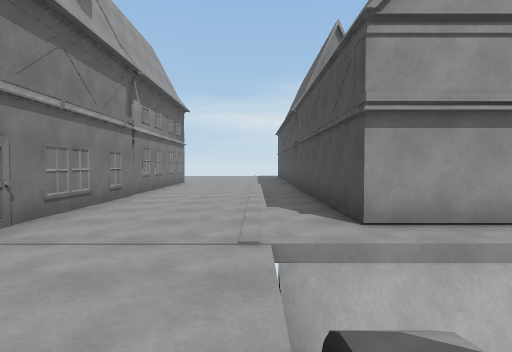
View 1 (above)

21 first-person views from a walk through a Unity game level. The camera is 1.5 m above the floor, tilts 2° down and sees 80° across. The floor is counted in squares, 2 m on a side. Each view is taken from the middle of a square. On the plan, view 1 faces up. The plan holds only what a view shows up to about 10 squares ahead; the rest is blank. The place goes on beyond the plan. The player character is not drawn.

View 2
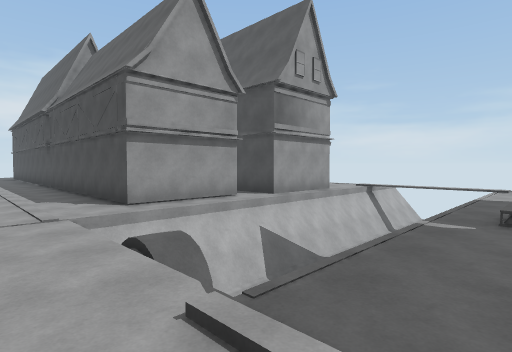

View 3
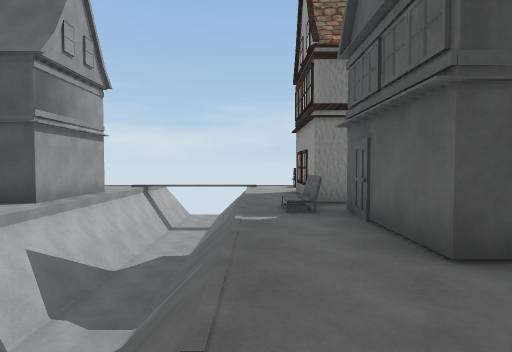

View 4
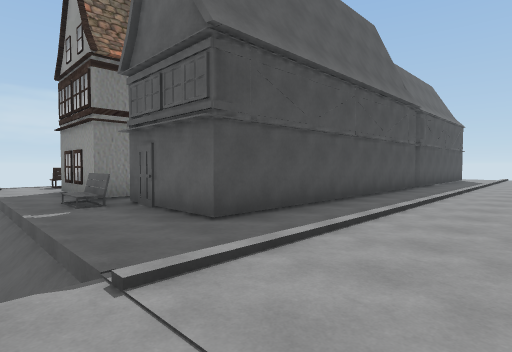

View 5
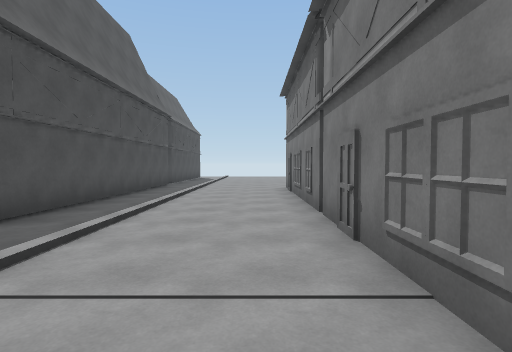

View 6
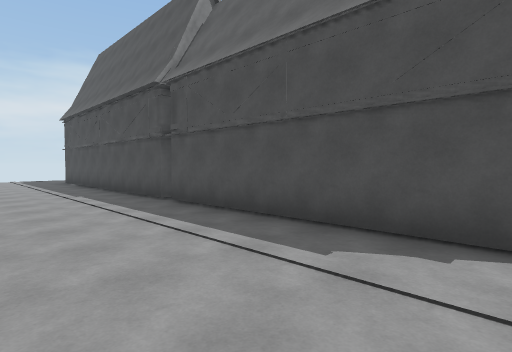

View 7
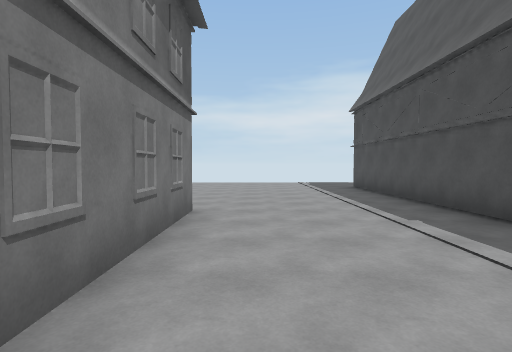

View 8
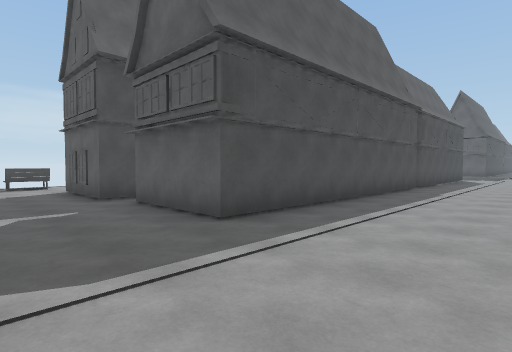

View 9
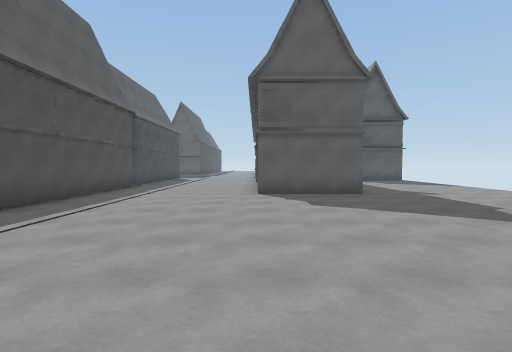

View 10
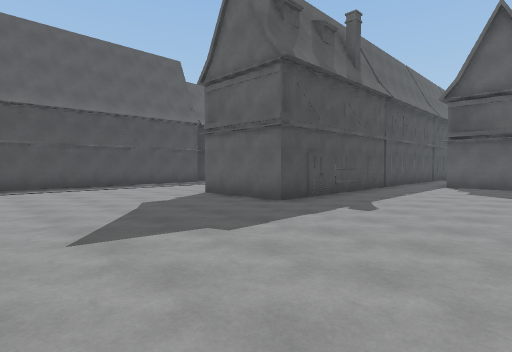

View 11
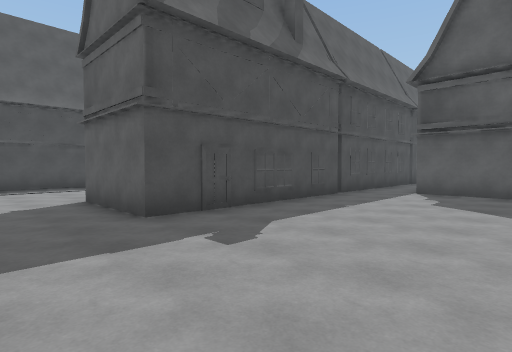

View 12
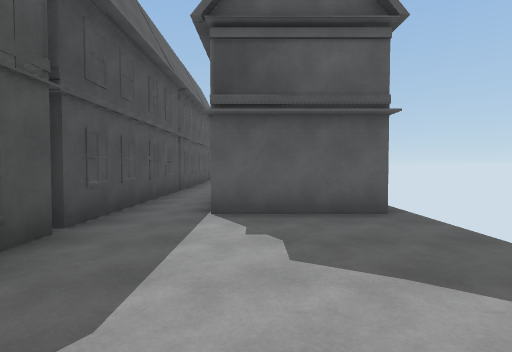

View 13
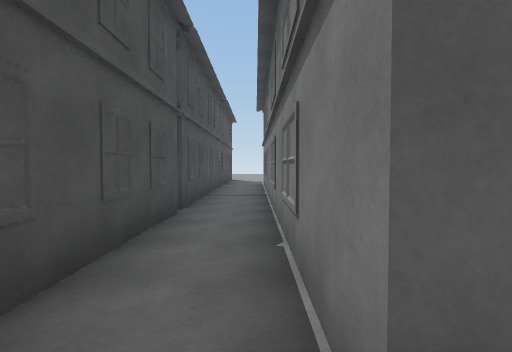

View 14
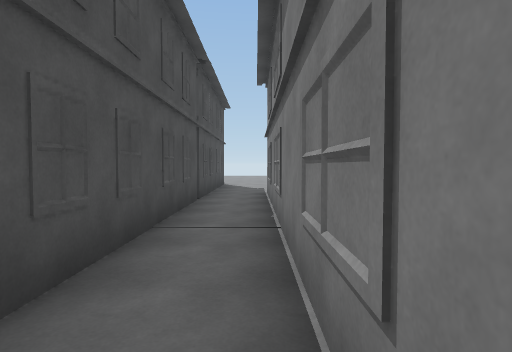

View 15
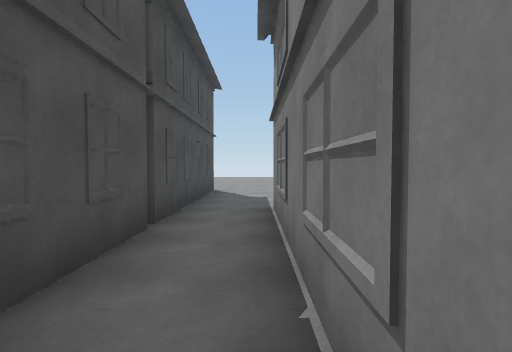

View 16
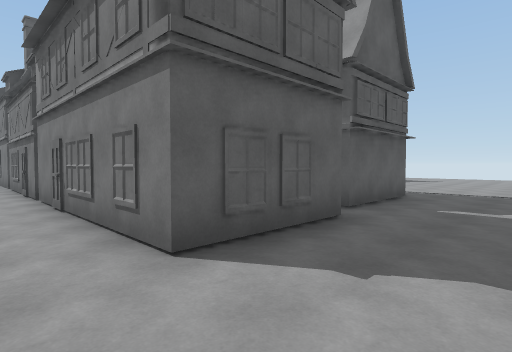

View 17
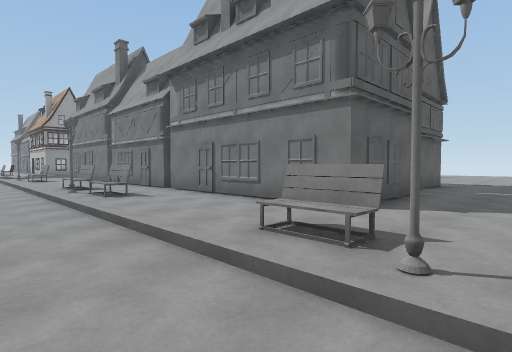

View 18
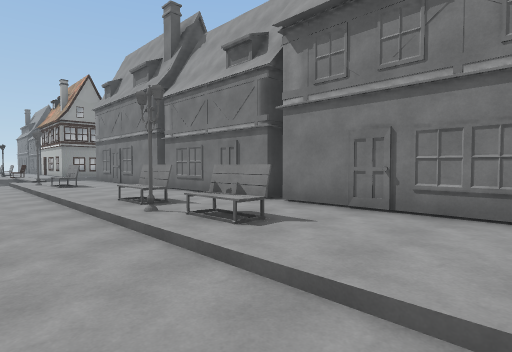

View 19
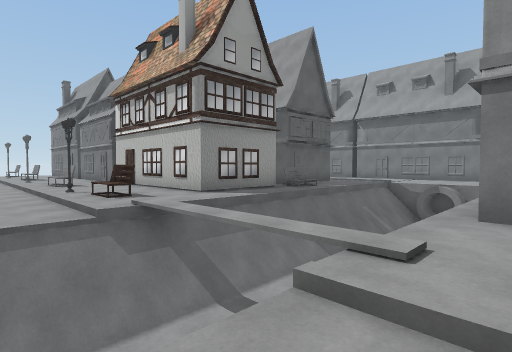

View 20
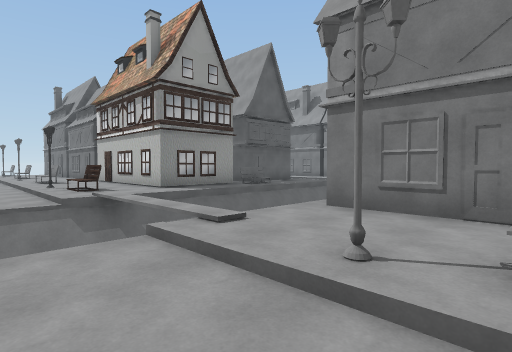

View 21
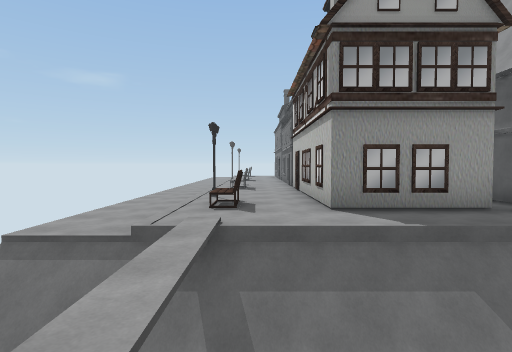

### Floor plan
Key: @ floor where view 1 was taken; # wall or solid block; . main floor; - floor 0.25 m lower than the main floor; _ floor 2.75 m lower than the main floor; / step, stairs or slope; = window, fence, low wall or low ledge; v drop or lower ground.
Columns run from 10 left of view 1 to 12 right of it. Each row starts with its distance up from view 1.
 21        ..............--
 20       .............##--
 19      ..............#.--
 18 ............######...--
 17 ............#    #...--
 16 ............#    #...--
 15 ............#    #...--
 14 ............#    #.=.--
 13 .....###....#    #..#--
 12 .....###....#    #.#.--
 11 .....###....#    #...-
 10 .....###....     #...-
  9 .....###....#    #...-
  8 .....###....#    #...-
  7 .....###....#    #.#=-
  6 ###..###....#    #.#.--
  5   #..###....#  ###..#--
  4   #..###....######...--
  3   #..#  ..//////..////-
  2   #..#  ..//vvvvvvvvv
  1   #..#  ..//_______//_
  0   #..###..@////////////
 -1   #..###../..../..../--
 -2   #..###../...#/##...--
 -3   #..###../.######.=.--
 -4   #..###../.#    #..#--
 -5   #..###../.#    #...--
 -6    ..###../.#    #...--
 -7    ..###../.#    #.=.--

Positions as (right, up) in squares from view 1, and headings:
1: (0, 0), facing up
2: (-1, -2), facing up-right
3: (-1, -1), facing right
4: (-2, 0), facing down-right
5: (-2, 1), facing down
6: (-2, 4), facing up-right
7: (-2, 8), facing up
8: (-2, 21), facing down-right
9: (-3, 21), facing down
10: (-10, 18), facing down-right
11: (-10, 15), facing down-right
12: (-8, 11), facing down
13: (-7, 7), facing down
14: (-7, 3), facing down
15: (-7, 0), facing down
16: (9, 21), facing down-left
17: (12, 21), facing down-left
18: (12, 17), facing down-left
19: (12, 4), facing down-left
20: (12, 6), facing down-left
21: (9, 3), facing down
